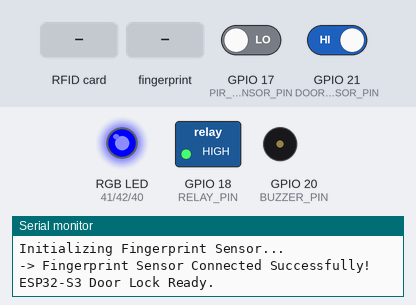
The sketch below on a simulated ESP32-S3. Parts: switched loads named in the sketch (green lamp = pin HIGH), an RGB LED mixed from three pins (HIGH = lit), buzzer (waves = sounding, pin HIGH), the last lines printed to the serial monitor. Dashed ring = blinking. Inputs (shaded band) come from the test bench; at power-on: GPIO 17 (PIR_SENSOR_PIN) LOW, GPIO 21 (DOOR_SENSOR_PIN) HIGH.

Above: at 2.3 s.
2.4 s: RFID card 5E 7A 19 C4 held to the reader
At 2.48 s:
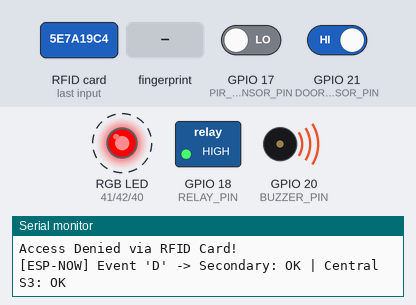
5.4 s: GPIO 17 (PIR_SENSOR_PIN) driven HIGH
At 5.8 s:
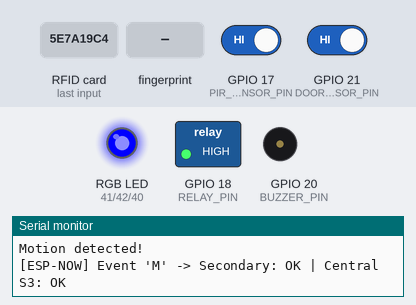
6.9 s: finger stored as number 1 placed on the sensor
At 8.4 s:
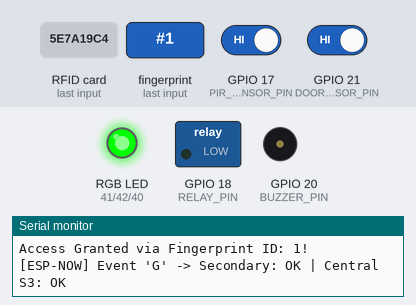
9.2 s: GPIO 21 (DOOR_SENSOR_PIN) driven LOW
At 11.4 s:
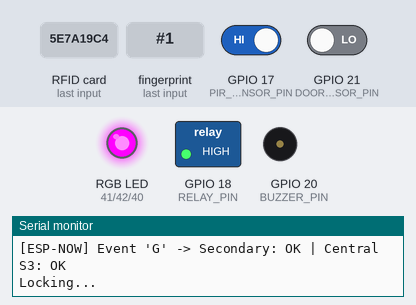
11.7 s: GPIO 17 (PIR_SENSOR_PIN) driven LOW
At 12.7 s:
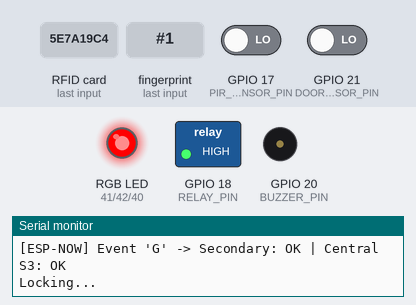
13.2 s: RFID card 5B 71 2D 07 held to the reader
At 13.6 s:
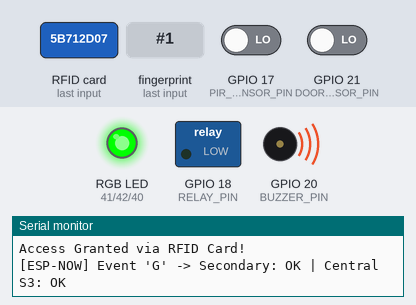
Timing chart, 0 to 17.7 s (numbered marks = the images above; inputs shaded):
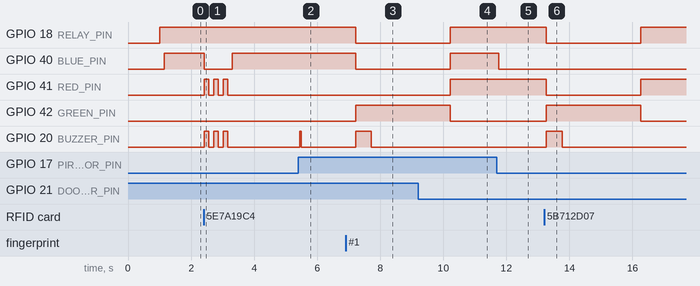

The sketch:

DOOR_01-esp32S3.ino
```cpp
#include <SPI.h>
#include <MFRC522.h>
#include <Adafruit_Fingerprint.h>
#include <esp_now.h>
#include <WiFi.h>

// --- Pin Definitions ---
// RFID Pins (SPI Bus)
#define RST_PIN         3
#define SS_PIN          13
#define SCK_PIN         12
#define MOSI_PIN        11
#define MISO_PIN        10

// Fingerprint UART Pins (HardwareSerial 1)
#define FP_RX_PIN       7
#define FP_TX_PIN       6

// RGB LED Pins
#define RED_PIN         41
#define GREEN_PIN       42
#define BLUE_PIN        40

// Sensor & Control Pins
#define DOOR_SENSOR_PIN 21
#define PIR_SENSOR_PIN  17
#define RELAY_PIN       18  // 5V Relay Signal Pin driving 12V Solenoid
#define BUZZER_PIN      20  // Local Buzzer Pin

// --- Relay Logic Definitions ---
#define RELAY_ON        LOW   // Active signal (unlock)
#define RELAY_OFF       HIGH  // Inactive signal (lock)

// --- TARGET ESP32 MAC ADDRESSES ---
uint8_t secondaryReceiverMAC[] = {0x68, 0x09, 0x47, 0x53, 0xBF, 0xD8};
uint8_t centralS3MAC[]         = {0x68, 0xEE, 0x8F, 0x4C, 0x38, 0x94};

// Unified ESP-NOW Data Payload (shared across Door Lock & Laser ESP32)
typedef struct struct_message {
  char eventCode; // 'G' = Granted, 'D' = Denied, 'M' = Motion, 'L' = Laser Trip, 'C' = Laser Clear
} struct_message;

struct_message eventData;

// --- PRESET AUTHORIZED RFID CARD ---
byte authorizedUID[4] = {0x5B, 0x71, 0x2D, 0x07};

// --- State Variables ---
bool lastMotionState = LOW;

// --- Class Instances ---
MFRC522 mfrc522(SS_PIN, RST_PIN);
HardwareSerial fpSerial(1);
Adafruit_Fingerprint finger = Adafruit_Fingerprint(&fpSerial);

void setLED(bool r, bool g, bool b) {
  digitalWrite(RED_PIN, r);
  digitalWrite(GREEN_PIN, g);
  digitalWrite(BLUE_PIN, b);
}

bool registerPeer(const uint8_t *macAddr) {
  esp_now_peer_info_t peerInfo;
  memset(&peerInfo, 0, sizeof(peerInfo));
  memcpy(peerInfo.peer_addr, macAddr, 6);
  peerInfo.channel = 0;
  peerInfo.encrypt = false;
  return (esp_now_add_peer(&peerInfo) == ESP_OK);
}

// Wireless Event Transmitter via ESP-NOW to BOTH receivers
void sendBuzzerEvent(char eventCode) {
  eventData.eventCode = eventCode;

  esp_err_t res1 = esp_now_send(secondaryReceiverMAC, (uint8_t *) &eventData, sizeof(eventData));
  esp_err_t res2 = esp_now_send(centralS3MAC, (uint8_t *) &eventData, sizeof(eventData));

  Serial.print("[ESP-NOW] Event '");
  Serial.print(eventCode);
  Serial.print("' -> Secondary: ");
  Serial.print(res1 == ESP_OK ? "OK" : "ERR");
  Serial.print(" | Central S3: ");
  Serial.println(res2 == ESP_OK ? "OK" : "ERR");
}

void grantAccess(String method) {
  Serial.println("Access Granted via " + method + "!");

  setLED(LOW, HIGH, LOW);
  digitalWrite(RELAY_PIN, RELAY_ON);
  sendBuzzerEvent('G');

  digitalWrite(BUZZER_PIN, HIGH);
  delay(500);
  digitalWrite(BUZZER_PIN, LOW);

  delay(2500); // Remaining delay before locking (3000ms total)

  digitalWrite(RELAY_PIN, RELAY_OFF);
  Serial.println("Locking...");
}

void denyAccess(String method) {
  Serial.println("Access Denied via " + method + "!");
  sendBuzzerEvent('D');

  for (int i = 0; i < 3; i++) {
    setLED(HIGH, LOW, LOW);
    digitalWrite(BUZZER_PIN, HIGH);
    delay(150);
    setLED(LOW, LOW, LOW);
    digitalWrite(BUZZER_PIN, LOW);
    delay(150);
  }
}

bool connectSensor(uint32_t baud) {
  fpSerial.begin(baud, SERIAL_8N1, FP_RX_PIN, FP_TX_PIN);
  delay(100);
  return finger.verifyPassword();
}

int checkFingerprint() {
  uint8_t p = finger.getImage();
  if (p != FINGERPRINT_OK) return -1;

  p = finger.image2Tz();
  if (p != FINGERPRINT_OK) return -1;

  p = finger.fingerFastSearch();
  if (p != FINGERPRINT_OK) return 0;

  return finger.fingerID;
}

void setup() {
  Serial.begin(115200);
  delay(1000);

  // 1. Set initial Relay state before enabling output mode
  digitalWrite(RELAY_PIN, RELAY_OFF);
  pinMode(RELAY_PIN, OUTPUT);

  // 1b. Initialize Local Buzzer
  pinMode(BUZZER_PIN, OUTPUT);
  digitalWrite(BUZZER_PIN, LOW);

  // 2. Initialize Wi-Fi in Station Mode for ESP-NOW
  WiFi.mode(WIFI_STA);
  WiFi.setTxPower(WIFI_POWER_8_5dBm);
  if (esp_now_init() != ESP_OK) {
    Serial.println("Error initializing ESP-NOW");
    return;
  }

  // 3. Register BOTH Peer ESP32 Boards
  if (registerPeer(secondaryReceiverMAC)) {
    Serial.println("[ESP-NOW] Secondary Receiver (68:09:47:53:BF:D8) added.");
  } else {
    Serial.println("[ESP-NOW] Failed to add Secondary Receiver.");
  }

  if (registerPeer(centralS3MAC)) {
    Serial.println("[ESP-NOW] Central ESP32-S3 (68:EE:8F:4C:38:94) added.");
  } else {
    Serial.println("[ESP-NOW] Failed to add Central ESP32-S3.");
  }

  // 4. Configure GPIO Pins
  pinMode(RED_PIN, OUTPUT);
  pinMode(GREEN_PIN, OUTPUT);
  pinMode(BLUE_PIN, OUTPUT);
  pinMode(DOOR_SENSOR_PIN, INPUT_PULLUP);
  pinMode(PIR_SENSOR_PIN, INPUT);

  // 5. Initialize MFRC522 RFID Reader
  SPI.begin(SCK_PIN, MISO_PIN, MOSI_PIN, SS_PIN);
  mfrc522.PCD_Init();

  // 6. Initialize Optical Fingerprint Sensor
  Serial.println("Initializing Fingerprint Sensor...");
  bool fpFound = connectSensor(57600);
  if (!fpFound) {
    fpSerial.end();
    fpFound = connectSensor(9600);
  }

  if (fpFound) {
    Serial.println("-> Fingerprint Sensor Connected Successfully!");
  } else {
    Serial.println("-> ERROR: Fingerprint Sensor not found! Check RX/TX wiring.");
  }

  setLED(HIGH, LOW, LOW);
  Serial.println("ESP32-S3 Door Lock Ready.");
}

void loop() {
  // 1. Motion Detection Processing
  bool currentMotionState = digitalRead(PIR_SENSOR_PIN);
  if (currentMotionState == HIGH && lastMotionState == LOW) {
    Serial.println("Motion detected!");
    sendBuzzerEvent('M');

    digitalWrite(BUZZER_PIN, HIGH);
    delay(50);
    digitalWrite(BUZZER_PIN, LOW);

    lastMotionState = HIGH;
  } else if (currentMotionState == LOW && lastMotionState == HIGH) {
    lastMotionState = LOW;
  }

  // 2. Status LED State Machine
  if (digitalRead(DOOR_SENSOR_PIN) == HIGH) {
    setLED(LOW, LOW, HIGH);   // Blue: Door open
  } else if (currentMotionState == HIGH) {
    setLED(HIGH, LOW, HIGH);  // Magenta: Motion detected
  } else {
    setLED(HIGH, LOW, LOW);   // Red: Standby / Locked
  }

  // 3. Fingerprint Sensor Processing
  int fingerResult = checkFingerprint();
  if (fingerResult > 0) {
    grantAccess("Fingerprint ID: " + String(fingerResult));
    return;
  } else if (fingerResult == 0) {
    denyAccess("Fingerprint");
    return;
  }

  // 4. RFID Card Processing
  if (mfrc522.PICC_IsNewCardPresent() && mfrc522.PICC_ReadCardSerial()) {
    bool isAuthorized = true;
    for (byte i = 0; i < 4; i++) {
      if (mfrc522.uid.uidByte[i] != authorizedUID[i]) {
        isAuthorized = false;
        break;
      }
    }

    if (isAuthorized) {
      grantAccess("RFID Card");
    } else {
      denyAccess("RFID Card");
    }

    mfrc522.PICC_HaltA();
  }
}
```

Measured:
- after the input at 2.4 s, GPIO 40 (BLUE_PIN): HIGH → LOW at once, → HIGH 0.90 s later; GPIO 41 (RED_PIN), GPIO 20 (BUZZER_PIN): alternates HIGH for 0.15 s and LOW for 0.15 s, 6 changes in all, then stays LOW, starting at once
- after the input at 5.4 s, GPIO 20 (BUZZER_PIN): LOW → HIGH after 0.05 s, → LOW 0.05 s later
- after the input at 6.9 s, GPIO 18 (RELAY_PIN), GPIO 40 (BLUE_PIN): HIGH → LOW after 0.32 s; GPIO 42 (GREEN_PIN): LOW → HIGH after 0.32 s; GPIO 20 (BUZZER_PIN): LOW → HIGH after 0.32 s, → LOW 0.50 s later
- after the input at 9.2 s, GPIO 41 (RED_PIN): LOW → HIGH after 1.0 s
- after the input at 11.7 s, GPIO 40 (BLUE_PIN): HIGH → LOW after 0.06 s
- after the input at 13.2 s, GPIO 18 (RELAY_PIN), GPIO 41 (RED_PIN): HIGH → LOW after 0.07 s, → HIGH 3.0 s later; GPIO 42 (GREEN_PIN): LOW → HIGH after 0.07 s, → LOW 3.0 s later; GPIO 20 (BUZZER_PIN): LOW → HIGH after 0.07 s, → LOW 0.50 s later
